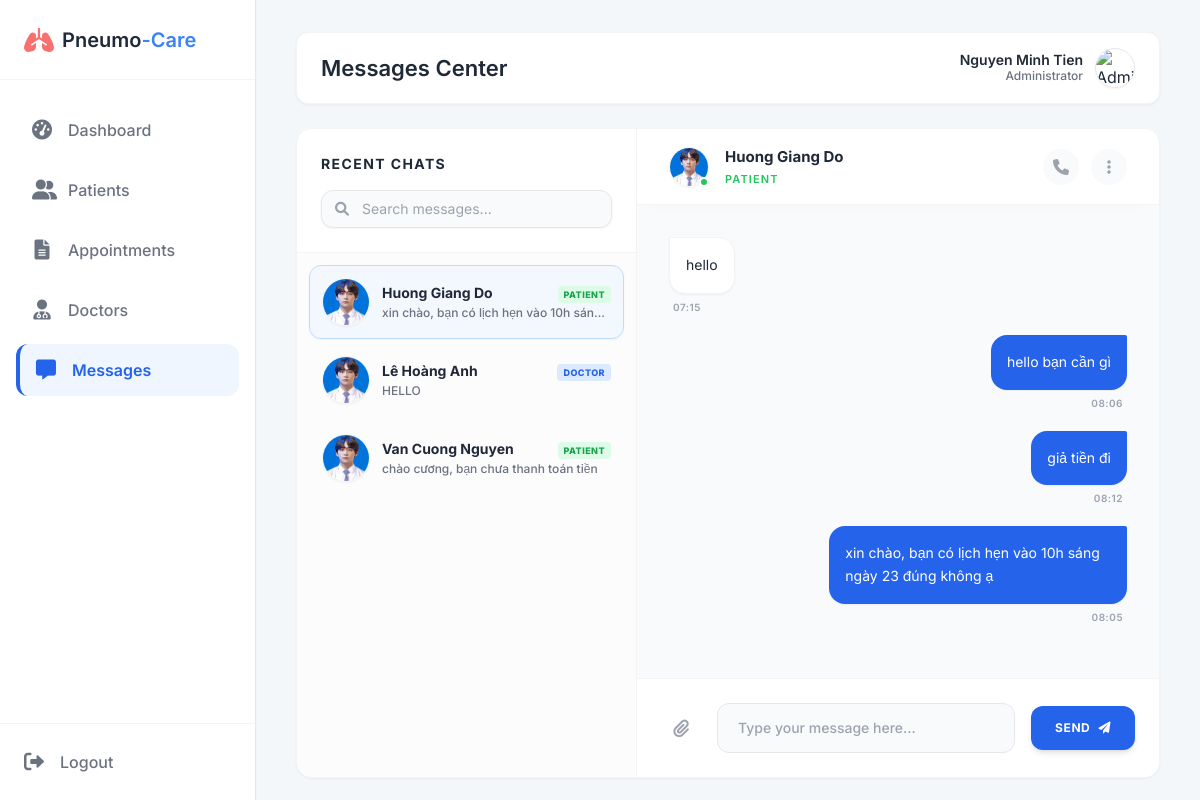
The app's page /pneumocare/adm_messages.php?receiver_id=12 (signed in) with its own data.
### tables this page shows
CREATE TABLE `Users` (
  `user_id` int(11) NOT NULL,
  `email` varchar(100) NOT NULL,
  `password_hash` varchar(255) NOT NULL,
  `full_name` varchar(100) NOT NULL,
  `role` enum('Admin','Doctor','Patient') NOT NULL,
  `avatar_url` text DEFAULT NULL,
  `is_active` tinyint(1) DEFAULT 1,
  `created_at` timestamp NOT NULL DEFAULT current_timestamp()
);

CREATE TABLE `Messages` (
  `message_id` int(11) NOT NULL,
  `sender_id` int(11) DEFAULT NULL,
  `receiver_id` int(11) DEFAULT NULL,
  `message_content` text NOT NULL,
  `sent_at` timestamp NOT NULL DEFAULT current_timestamp(),
  `is_read` tinyint(1) DEFAULT 0
);

### pneumocare/adm_messages.php (the view, shortened to what this page needs)
<?php
require 'db.php';
$adminId = $_SESSION['user_id'];
$adminName = $_SESSION['name'];
$adminAvatar = (!empty($_SESSION['avatar']) && $_SESSION['avatar'] != 'default.png') ? $_SESSION['avatar'] : 'img/default_admin.png';
$receiverId = isset($_GET['receiver_id']) ? $_GET['receiver_id'] : null;
$chatList = [];
$currentMessages = [];
$receiverName = "";
$receiverInfo = null;
try {
    $stmtList = $pdo->prepare("
        SELECT
            u.user_id, u.full_name, u.avatar_url, u.role,
            (SELECT message_content FROM Messages
             WHERE (sender_id = u.user_id AND receiver_id = :admin1)
                OR (sender_id = :admin2 AND receiver_id = u.user_id)
             ORDER BY sent_at DESC LIMIT 1) as last_message,
            (SELECT COUNT(*) FROM Messages
             WHERE sender_id = u.user_id AND receiver_id = :admin3 AND is_read = 0) as unread_count
        FROM Users u
        WHERE u.user_id IN (
            SELECT sender_id FROM Messages WHERE receiver_id = :admin4
            UNION
            SELECT receiver_id FROM Messages WHERE sender_id = :admin5
        ) AND u.user_id != :admin6
        ORDER BY (SELECT MAX(sent_at) FROM Messages WHERE (sender_id = u.user_id AND receiver_id = :admin7) OR (sender_id = :admin8 AND receiver_id = u.user_id)) DESC
    ");
    $stmtList->execute([
        ':admin1' => $adminId, ':admin2' => $adminId,
        ':admin3' => $adminId, ':admin4' => $adminId,
        ':admin5' => $adminId, ':admin6' => $adminId,
        ':admin7' => $adminId, ':admin8' => $adminId
    ]);
    $chatList = $stmtList->fetchAll();
    if ($receiverId) {
        $stmtMsg = $pdo->prepare("
            SELECT * FROM Messages
            WHERE (sender_id = ? AND receiver_id = ?)
               OR (sender_id = ? AND receiver_id = ?)
            ORDER BY sent_at ASC
        ");
        $stmtMsg->execute([$adminId, $receiverId, $receiverId, $adminId]);
        $currentMessages = $stmtMsg->fetchAll();
        $stmtUser = $pdo->prepare("SELECT full_name, avatar_url, role FROM Users WHERE user_id = ?");
        $stmtUser->execute([$receiverId]);
        $receiverInfo = $stmtUser->fetch();
        $receiverName = $receiverInfo['full_name'] ?? '';
    }
} catch (PDOException $e) {
    die("Lỗi Database: " . $e->getMessage());
}
?>
<!DOCTYPE html>
<html lang="vi">
<head>
    <script src="https://cdn.tailwindcss.com"></script>
    <link href="https://cdnjs.cloudflare.com/ajax/libs/font-awesome/6.0.0/css/all.min.css" rel="stylesheet">
</head>
<body class="flex h-screen overflow-hidden text-gray-800 relative">
<div class="flex w-full h-full relative">
    <aside class="w-64 bg-white border-r border-gray-200 flex flex-col h-full flex-shrink-0 z-10 shadow-sm">
        <div class="h-20 flex items-center px-6 border-b border-gray-100">
            <i class="fa-solid fa-lungs text-red-400 text-2xl mr-2"></i>
            <span class="text-xl font-semibold">Pneumo<span class="text-blue-500">-Care</span></span>
        </div>
        <nav class="flex-1 px-4 py-6 space-y-2 overflow-y-auto">
            <a href="adm_dashboard.php" class="flex items-center gap-4 px-4 py-3 text-gray-500 hover:bg-gray-50 hover:text-gray-800 rounded-xl transition-colors font-medium">
                <i class="fa-solid fa-gauge-high w-5 text-center text-xl"></i><span>Dashboard</span>
            </a>
            <a href="adm_patients.php" class="flex items-center gap-4 px-4 py-3 text-gray-500 hover:bg-gray-50 hover:text-gray-800 rounded-xl transition-colors font-medium">
                <i class="fa-solid fa-user-group w-5 text-center text-xl"></i><span>Patients</span>
            </a>
            <a href="adm_appointments.php" class="flex items-center gap-4 px-4 py-3 text-gray-500 hover:bg-gray-50 hover:text-gray-800 rounded-xl transition-colors font-medium">
                <i class="fa-solid fa-file-lines w-5 text-center text-xl"></i><span>Appointments</span>
            </a>
            <a href="adm_doctors.php" class="flex items-center gap-4 px-4 py-3 text-gray-500 hover:bg-gray-50 hover:text-gray-800 rounded-xl transition-colors font-medium">
                <i class="fa-solid fa-user-doctor w-5 text-center text-xl"></i><span>Doctors</span>
            </a>
            <a href="adm_messages.php" class="sidebar-active flex items-center gap-4 px-4 py-3 rounded-xl font-semibold transition-colors">
                <i class="fa-solid fa-message w-5 text-center text-xl"></i><span>Messages</span>
            </a>
        </nav>
        <div class="p-6 border-t mt-auto border-gray-100">
            <a href="logout.php" class="flex items-center gap-4 text-gray-500 hover:text-red-500 transition-colors font-medium">
                <i class="fa-solid fa-right-from-bracket text-xl"></i><span>Logout</span>
            </a>
        </div>
    </aside>
    <main class="main-content bg-[#f4f7fa]">
        <div class="topbar-wrapper flex-shrink-0">
            <header class="topbar">
                <h1>Messages Center</h1>
                <div class="flex items-center gap-6">
                    <div class="flex items-center gap-3 cursor-pointer">
                        <div class="text-right hidden sm:block">
                            <p class="text-sm font-semibold text-gray-800" style="line-height: 1.2;"><?php echo htmlspecialchars($adminName); ?></p>
                            <p class="text-xs text-gray-500 font-medium">Administrator</p>
                        </div>
                        <img src="<?php echo $adminAvatar; ?>" class="w-10 h-10 rounded-full object-cover border border-gray-200 shadow-sm" alt="Admin">
                    </div>
                </div>
            </header>
        </div>
        <div class="content-area max-w-7xl mx-auto w-full pb-10">
            <div class="bg-white rounded-2xl shadow-sm border border-gray-100 flex flex-1 overflow-hidden min-h-[650px] max-h-[800px]">
                <div class="w-[340px] bg-gray-50/50 border-r border-gray-100 flex flex-col flex-shrink-0">
                    <div class="p-6 border-b border-gray-100 bg-white">
                        <h2 class="font-bold text-gray-800 text-[14px] uppercase tracking-widest mb-4">Recent Chats</h2>
                        <div class="relative">
                            <input type="text" placeholder="Search messages..." class="w-full bg-gray-50 border border-gray-200 rounded-xl py-2 px-4 pl-10 text-sm focus:border-blue-400 outline-none transition-colors shadow-sm">
                            <i class="fa-solid fa-magnifying-glass absolute left-3.5 top-1/2 -translate-y-1/2 text-gray-400 text-sm"></i>
                        </div>
                    </div>
                    <div class="flex-1 overflow-y-auto p-3 space-y-1">
                        <?php if (empty($chatList)): ?>
                            <div class="p-8 text-center text-gray-400 text-sm italic mt-10">
                                <i class="fa-regular fa-comments text-3xl opacity-30 mb-3 block"></i>
                                No active conversations.
                            </div>
                        <?php else: ?>
                            <?php foreach ($chatList as $chat): ?>
                            <a href="?receiver_id=<?php echo $chat['user_id']; ?>"
                               class="flex items-center gap-3 p-3 rounded-xl transition-all border <?php echo $receiverId == $chat['user_id'] ? 'bg-blue-50/60 border-blue-200 shadow-sm' : 'border-transparent hover:bg-white hover:border-gray-100 hover:shadow-sm'; ?>">
                                <div class="relative flex-shrink-0">
                                    <img src="<?php echo $chat['avatar_url'] ?: 'img/default.png'; ?>" class="w-12 h-12 rounded-full object-cover border border-gray-100 shadow-sm">
                                </div>
                                <div class="flex-1 min-w-0">
                                    <div class="flex justify-between items-baseline mb-0.5">
                                        <span class="text-sm truncate block <?php echo $chat['unread_count'] > 0 ? 'font-extrabold text-gray-900' : 'font-bold text-gray-800'; ?>">
                                            <?php echo htmlspecialchars($chat['full_name']); ?>
                                        </span>
                                        <span class="text-[9px] uppercase px-1.5 py-0.5 rounded font-extrabold tracking-wider ml-2 flex-shrink-0 <?php echo $chat['role'] == 'Doctor' ? 'bg-blue-100 text-blue-600' : 'bg-green-100 text-green-600'; ?>">
                                            <?php echo $chat['role']; ?>
                                        </span>
                                    </div>
                                    <p class="text-xs truncate <?php echo $chat['unread_count'] > 0 ? 'text-gray-900 font-bold' : 'text-gray-500 font-medium'; ?>">
                                        <?php echo $chat['last_message'] ? htmlspecialchars($chat['last_message']) : '<span class="italic text-gray-400">Click to start chatting</span>'; ?>
                                    </p>
                                </div>
                            </a>
                            <?php endforeach; ?>
                        <?php endif; ?>
                    </div>
                </div>
                <div class="flex-1 flex flex-col bg-white relative">
                    <?php if ($receiverId && $receiverInfo): ?>
                        <div class="h-[76px] bg-white border-b border-gray-100 px-8 flex items-center justify-between flex-shrink-0 shadow-[0_4px_20px_-15px_rgba(0,0,0,0.1)] z-10">
                            <div class="flex items-center gap-4">
                                <div class="relative">
                                    <img src="<?php echo $receiverInfo['avatar_url'] ?: 'img/default.png'; ?>" class="w-10 h-10 rounded-full object-cover border border-gray-100 shadow-sm">
                                    <span class="absolute bottom-0 right-0 w-2.5 h-2.5 bg-green-500 border-2 border-white rounded-full"></span>
                                </div>
                                <div>
                                    <h3 class="font-bold text-gray-800 text-[15px]"><?php echo htmlspecialchars($receiverName); ?></h3>
                                    <p class="text-[11px] font-semibold uppercase tracking-widest mt-0.5 <?php echo $receiverInfo['role'] == 'Doctor' ? 'text-blue-500' : 'text-green-500'; ?>"><?php echo htmlspecialchars($receiverInfo['role']); ?></p>
                                </div>
                            </div>
                            <div class="flex gap-3">
                                <button class="w-9 h-9 flex items-center justify-center rounded-full bg-gray-50 text-gray-400 hover:bg-gray-100 hover:text-gray-600 transition-colors"><i class="fa-solid fa-phone"></i></button>
                                <button class="w-9 h-9 flex items-center justify-center rounded-full bg-gray-50 text-gray-400 hover:bg-gray-100 hover:text-gray-600 transition-colors"><i class="fa-solid fa-ellipsis-vertical"></i></button>
                            </div>
                        </div>
                        <div class="flex-1 overflow-y-auto p-8 space-y-5 bg-[#f8fafc]" id="chatBox">
                            <?php foreach ($currentMessages as $msg): ?>
                                <div class="flex <?php echo $msg['sender_id'] == $adminId ? 'justify-end' : 'justify-start'; ?>">
                                    <div class="max-w-[65%] flex flex-col <?php echo $msg['sender_id'] == $adminId ? 'items-end' : 'items-start'; ?>">
                                        <div class="p-4 rounded-2xl text-[14px] shadow-sm leading-relaxed <?php echo $msg['sender_id'] == $adminId ? 'bg-blue-600 text-white rounded-tr-sm' : 'bg-white text-gray-800 rounded-tl-sm border border-gray-100'; ?>">
                                            <?php echo nl2br(htmlspecialchars($msg['message_content'])); ?>
                                        </div>
                                        <span class="text-[10px] font-semibold text-gray-400 mt-1.5 uppercase tracking-wider px-1">
                                            <?php echo date('H:i', strtotime($msg['sent_at'])); ?>
                                        </span>
                                    </div>
                                </div>
                            <?php endforeach; ?>
                        </div>
                        <div class="p-6 bg-white border-t border-gray-100 flex-shrink-0">
                            <form method="POST" action="?receiver_id=<?php echo $receiverId; ?>" class="flex items-center gap-4">
                                <button type="button" class="w-10 h-10 flex items-center justify-center rounded-full text-gray-400 hover:bg-gray-50 hover:text-blue-500 transition-colors flex-shrink-0">
                                    <i class="fa-solid fa-paperclip text-lg"></i>
                                </button>
                                <input type="text" name="message_content" required autocomplete="off" placeholder="Type your message here..." class="flex-1 bg-gray-50 border border-gray-200 rounded-xl px-5 py-3.5 text-sm font-medium outline-none focus:ring-2 focus:ring-blue-100 focus:border-blue-400 focus:bg-white transition-all">
                                <button type="submit" class="bg-blue-600 text-white px-6 py-3.5 rounded-xl font-bold uppercase tracking-wider text-xs hover:bg-blue-700 transition-all shadow-md flex items-center gap-2 flex-shrink-0">
                                    Send <i class="fa-solid fa-paper-plane"></i>
                                </button>
                            </form>
                        </div>
                    <?php endif; ?>
                </div>
            </div>
        </div>
    </main>
</div>
</body>
</html>

### pneumocare/adm_messages.php (style rules this page uses)
* { margin: 0; padding: 0; box-sizing: border-box; }
body { font-family: 'Inter', sans-serif; background-color: #f4f7fa; color: #1f2937; }
.sidebar-active { background-color: #eff6ff; color: #2563eb; border-left: 4px solid #2563eb; font-weight: 600; }
.main-content { flex: 1; display: flex; flex-direction: column; overflow: hidden; }
.topbar-wrapper { padding: 32px 40px 0 40px; }
.topbar { height: 72px; background: #ffffff; border: 1px solid #f3f4f6; display: flex; align-items: center; justify-content: space-between; padding: 0 24px; border-radius: 12px; box-shadow: 0 1px 3px rgba(0,0,0,0.05); margin-bottom: 24px; }
.topbar h1 { font-size: 22px; font-weight: 600; color: #1f2937; margin: 0; }
.content-area { padding: 0 40px 40px 40px; flex: 1; overflow-y: auto; display: flex; flex-direction: column; }

### records on screen
users: full_name "Huong Giang Do", role "PATIENT", last_message "xin chào, bạn có lịch hẹn vào 10h sán…"
users: full_name "Lê Hoàng Anh", role "DOCTOR", last_message "HELLO"
users: full_name "Van Cuong Nguyen", role "PATIENT", last_message "chào cương, bạn chưa thanh toán tiền"
messages: message_content "hello", sent_at "07:15"
messages: message_content "hello bạn cần gì", sent_at "08:06"
messages: message_content "giả tiền đi", sent_at "08:12"
messages: message_content "xin chào, bạn có lịch hẹn vào 10h sáng ngày 23 đúng không ạ", sent_at "08:05"

### other values on screen
$adminName "Nguyen Minh Tien"
